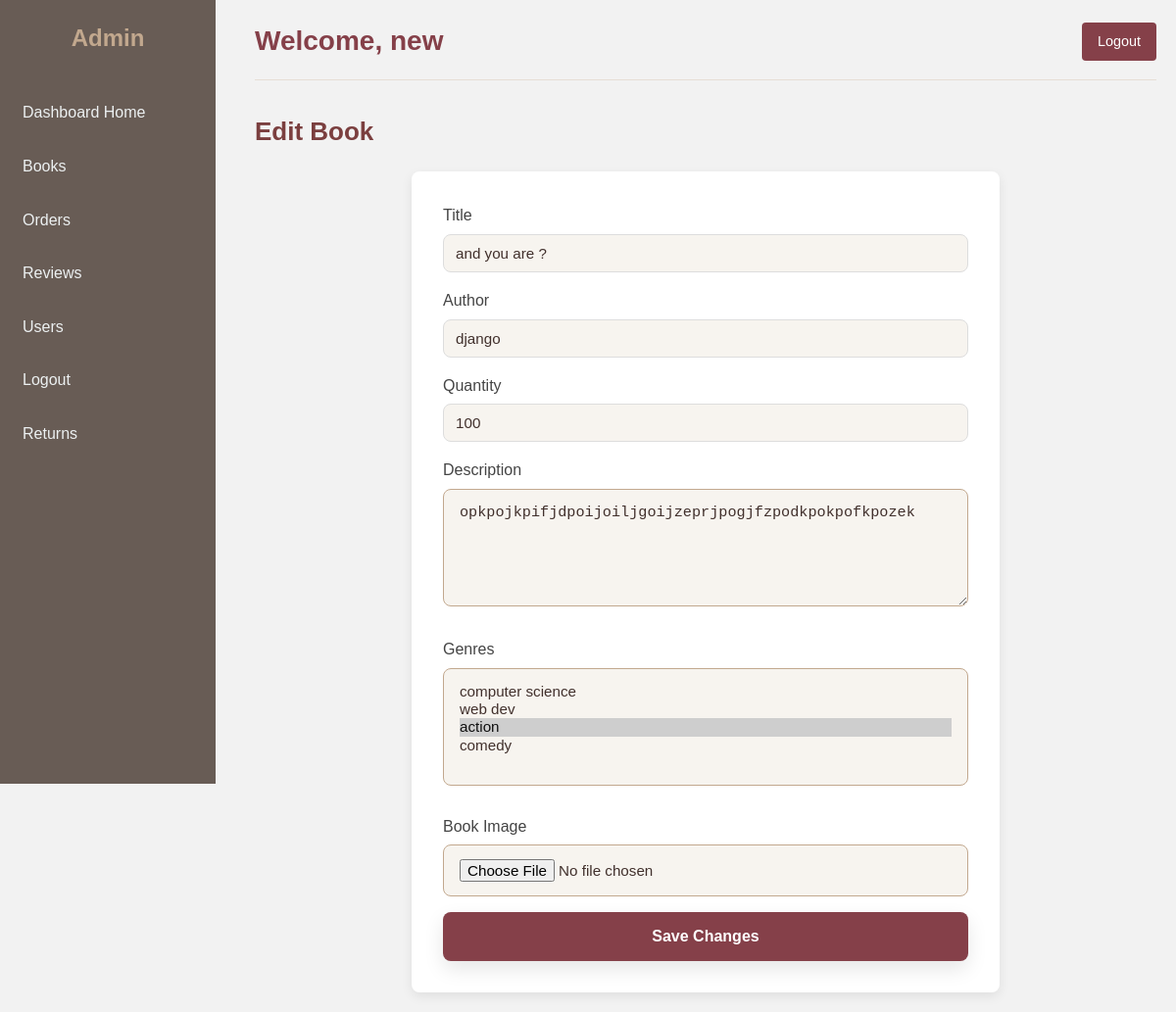
/dashboard/books/update/4/ (signed in), run on the app's committed database.
### library_app/models.py (models this page shows, shortened)
class Book(models.Model):
    title = models.CharField(max_length=200)
    author = models.CharField(max_length=150)
    publication_date = models.DateField(blank=True, null=True)
    quantity = models.PositiveIntegerField(default=0)
    genres = models.ManyToManyField(Genre, related_name="books")
    reviews = models.DecimalField(max_digits=2, decimal_places=1, blank=True, null=True)
    description = models.TextField(blank=True, null=True)
    image = models.ImageField(upload_to="books/", blank=True, null=True)

class Genre(models.Model):
    name = models.CharField(max_length=100, unique=True)

### library_app/views.py (the view, shortened to what this page needs)
# urls.py: path('dashboard/books/update/<int:book_id>/', views.admin_update_book_view, name='admin_update_book'),
@login_required
def admin_update_book_view(request, book_id):
    book = get_object_or_404(Book, id=book_id)
    return render(request, "library_app/admin_edit_book.html", {
        "book": book,
        "genres": Genre.objects.all()
    })

### library_app/templates/library_app/admin_edit_book.html (shortened to what this page needs)
{% extends 'library_app/base_admin.html' %}
{% block content %}
<h2 class="page-title">Edit Book</h2>
<form method="POST" action="" enctype="multipart/form-data" class="edit-form">
    <label for="title">Title</label>
    <input type="text" name="title" id="title" value="{{ book.title }}" required>
    <label for="author">Author</label>
    <input type="text" name="author" id="author" value="{{ book.author }}" required>
    <label for="quantity">Quantity</label>
    <input type="number" name="quantity" id="quantity" value="{{ book.quantity }}" min="0" required>
    <label for="description">Description</label>
    <textarea name="description" id="description" rows="4">{{ book.description }}</textarea>
    <label for="genres">Genres</label>
    <select name="genres" id="genres" multiple>
        {% for genre in genres %}
            <option value="{{ genre.id }}"
                {% if genre in book.genres.all %}selected{% endif %}>
                {{ genre.name }}
            </option>
        {% endfor %}
    </select>
    <label for="image">Book Image</label>
    <input type="file" name="image" id="image">
    <button type="submit" class="submit-btn">Save Changes</button>
</form>
{% endblock %}

### library_app/templates/library_app/base_admin.html (shortened to what this page needs)
{% load static %}
<!DOCTYPE html>
<html lang="en">
<head>
    <link rel="stylesheet" href="{% static 'css/admin.css' %}">
    <link rel="stylesheet" href="https://cdnjs.cloudflare.com/ajax/libs/font-awesome/6.4.0/css/all.min.css">
</head>
<body>
<div class="sidebar">
    <h2 style="text-align:center; color: #C2A88E;">Admin</h2>
    <a href="{% url 'admin_home' %}">Dashboard Home</a>
    <a href="{% url 'admin_books' %}">Books</a>
    <a href="{% url 'admin_orders' %}">Orders</a>
    <a href="{% url 'admin_reviews' %}">Reviews</a>
    <a href="{% url 'admin_users' %}">Users</a>
    <a href="{% url 'logout' %}">Logout</a>
    <a href="{% url 'admin_returns' %}">Returns</a>
</div>
<div class="main-content">
    <div class="header">
        <h1>Welcome, {{ request.user.first_name|default:request.user.username }}</h1>
        <a href="{% url 'logout' %}" class="logout-btn">Logout</a>
    </div>
    {% block content %}{% endblock %}
</div>
</body>
</html>

### library_app/static/CSS/admin.css (style rules this page uses)
:root { --admin-primary: #854049; --admin-primary-dark: #41302C; --admin-secondary: #685C55; --admin-accent: #C2A88E; --admin-light: #f7f4ef; --admin-lighter: #e6ded5; --admin-white: #ffffff; --admin-text: #41302C; --admin-text-light: #685C55; --admin-shadow: 0 4px 12px rgba(0,0,0,0.08); --admin-radius: 8px; }
* { margin: 0; padding: 0; box-sizing: border-box; }
body { font-family: 'Poppins', sans-serif; background-color: var(--admin-light); color: var(--admin-text); line-height: 1.6; }
.sidebar { width: 220px; background-color: var(--admin-secondary); height: 100vh; position: fixed; padding-top: 20px; color: var(--admin-white); }
.sidebar h2 { text-align: center; color: var(--admin-accent); margin-bottom: 2rem; padding: 0 1rem; }
.sidebar a { display: block; padding: 12px 20px; color: var(--admin-white); text-decoration: none; margin-bottom: 5px; border-radius: 4px; transition: all 0.3s ease; border-left: 3px solid transparent; }
.main-content { margin-left: 240px; padding: 20px; min-height: 100vh; }
.header { display: flex; justify-content: space-between; align-items: center; margin-bottom: 2rem; padding-bottom: 1rem; border-bottom: 1px solid var(--admin-lighter); }
.header h1 { margin: 0; color: var(--admin-primary); font-size: 1.75rem; }
.logout-btn { text-decoration: none; color: var(--admin-white); background-color: var(--admin-primary); padding: 8px 16px; border-radius: var(--admin-radius); font-size: 0.9rem; font-weight: 500; transition: all 0.3s ease; display: inline-flex; align-items: center; gap: 0.5rem; }
h2 { color: var(--admin-primary); margin-bottom: 1.5rem; font-size: 1.5rem; }
form[method="POST"]:not(.table-form) { background: var(--admin-white); padding: 2rem; border-radius: var(--admin-radius); box-shadow: var(--admin-shadow); max-width: 600px; margin: 0 auto; }
form[method="POST"] input, form[method="POST"] textarea, form[method="POST"] select { width: 100%; padding: 0.875rem 1rem; margin-bottom: 1.5rem; border: 1px solid var(--admin-accent); border-radius: var(--admin-radius); background: var(--admin-light); color: var(--admin-text); font-size: 0.95rem; transition: all 0.3s ease; }
form[method="POST"] textarea { min-height: 120px; resize: vertical; }
form[method="POST"] button[type="submit"] { width: 100%; padding: 1rem; background: var(--admin-primary); color: var(--admin-white); border: none; border-radius: var(--admin-radius); font-size: 1rem; font-weight: 600; cursor: pointer; transition: all 0.3s ease; }

### library_app/templates/library_app/base_admin.html (style rules this page uses)
body { font-family: Arial, sans-serif; background-color: #f2f2f2; margin: 0; }
.sidebar { width: 220px; background-color: #685C55; height: 100vh; position: fixed; padding-top: 20px; color: #ecf0f1; }
.sidebar a { display: block; padding: 12px 20px; color: #ecf0f1; text-decoration: none; margin-bottom: 5px; border-radius: 4px; }
.main-content { margin-left: 240px; padding: 20px; }
.header { display: flex; justify-content: space-between; align-items: center; }
.header h1 { margin: 0; color: #854049; }
.logout-btn { text-decoration: none; color: white; background-color: #854049; padding: 8px 16px; border-radius: 4px; }

### library_app/templates/library_app/admin_edit_book.html (style rules this page uses)
.page-title { font-size: 26px; margin-bottom: 20px; color: #7b3f3f; }
.edit-form { max-width: 600px; background: #fff; padding: 25px; border-radius: 12px; box-shadow: 0 15px 35px rgba(0,0,0,0.08); }
.edit-form label { display: block; margin-bottom: 6px; font-weight: 500; color: #444; }
.edit-form input[type="text"], .edit-form input[type="number"], .edit-form textarea, .edit-form select { width: 100%; padding: 10px 12px; margin-bottom: 16px; border-radius: 8px; border: 1px solid #ddd; }
.edit-form textarea { resize: vertical; }
.edit-form select[multiple] { height: 120px; }
.edit-form input[type="file"] { margin-bottom: 16px; }
.submit-btn { background: #7b3f3f; color: white; border: none; padding: 12px 20px; border-radius: 10px; cursor: pointer; font-weight: 500; box-shadow: 0 8px 20px rgba(0,0,0,0.1); }

### data on the page
Book: title "and you are ?", author "django", quantity "100", description "opkpojkpifjdpoijoiljgoijzeprjpogjfzpodkpokpofkpozek", genres "computer science / web dev / action ☑ / comedy"

### other printed values
{{ request.user.first_name|default:request.user.username }} "new"
